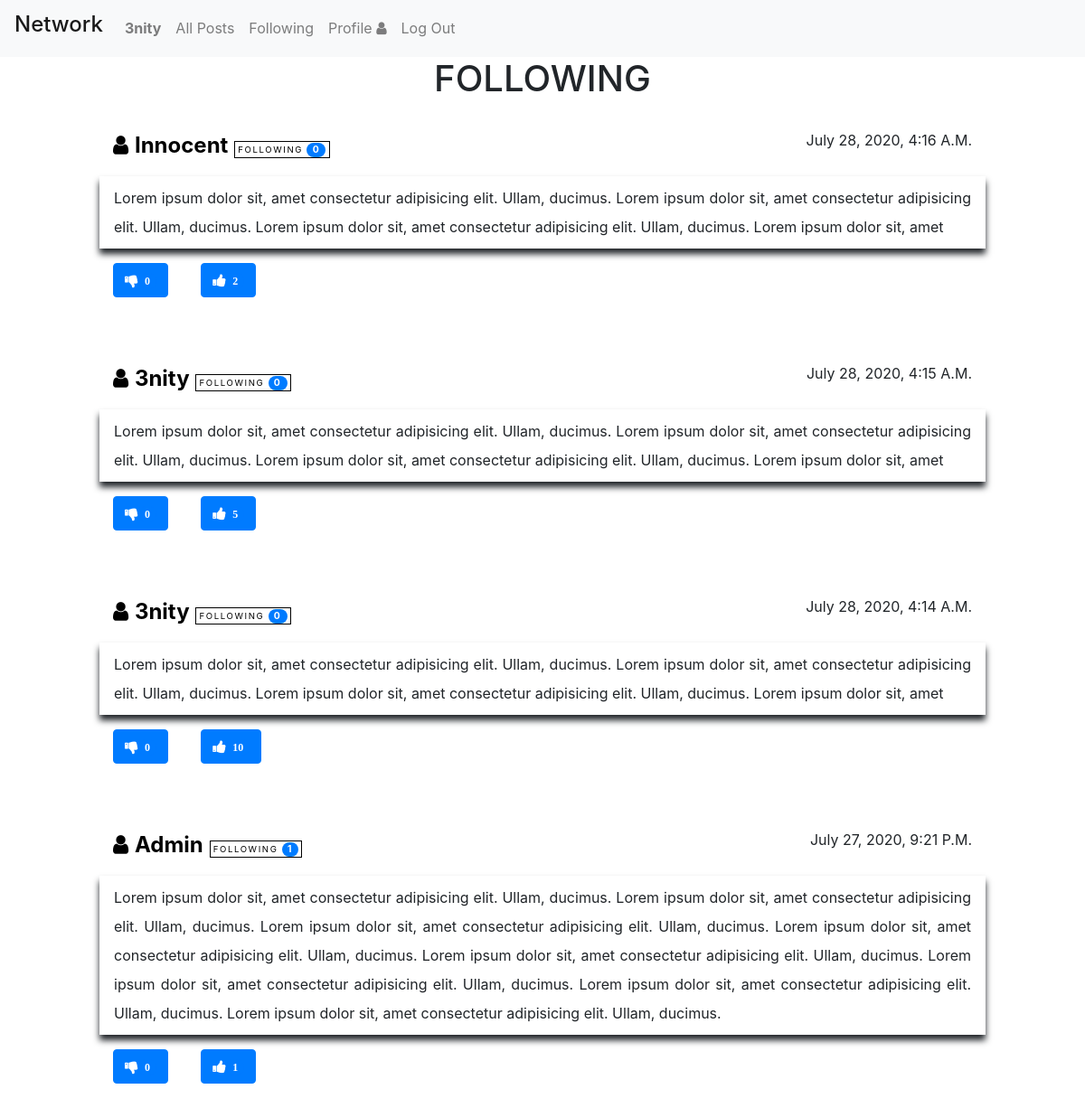
Page /following (signed in) on the earlier database version.
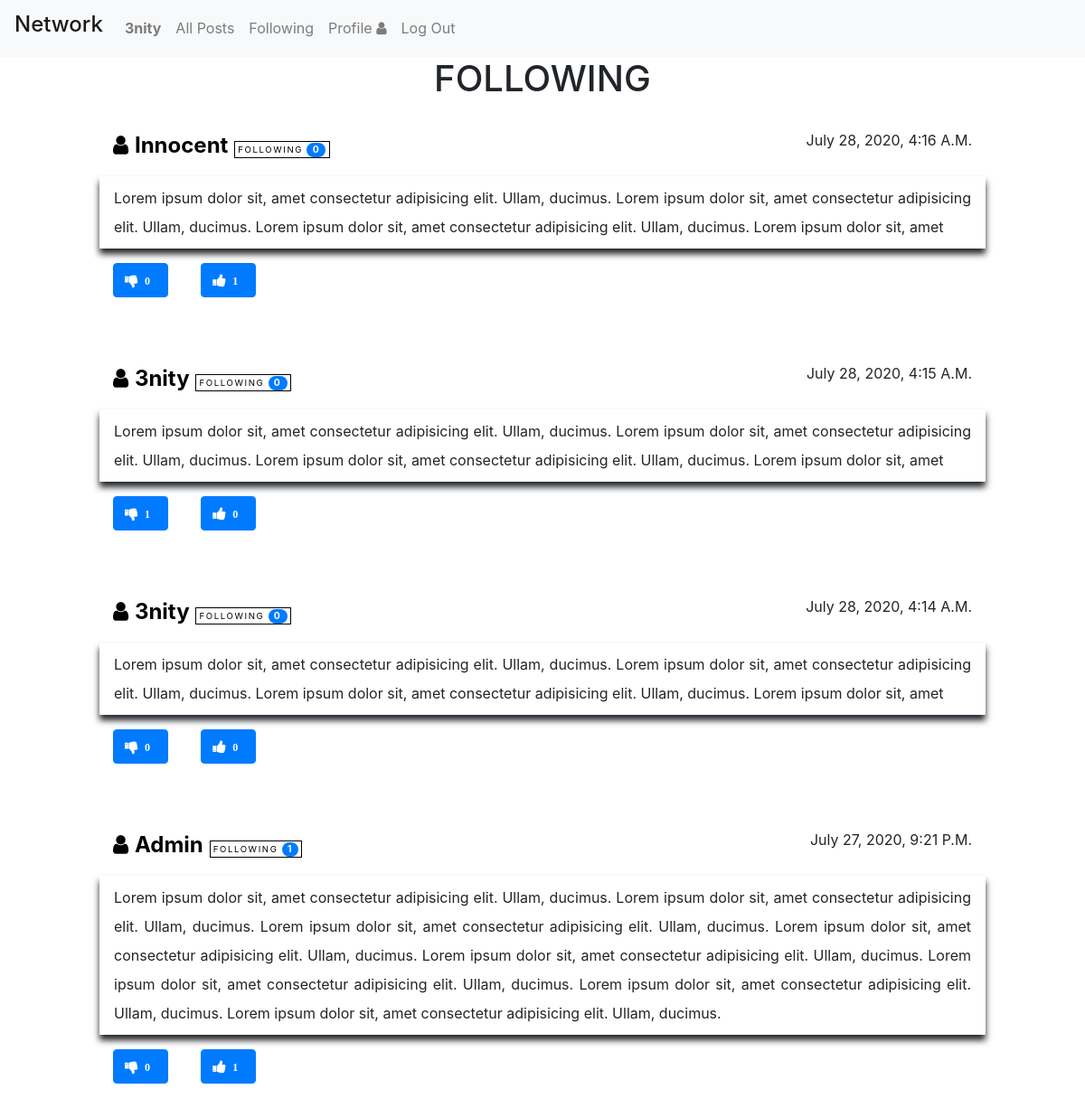
Same page on the later database version.
### network/models.py (models this page shows, shortened)
class Post(models.Model):
    user = models.ForeignKey("User", on_delete=models.CASCADE, related_name="post_author")
    body = models.TextField(blank=True)
    timestamp = models.DateTimeField(auto_now_add=True)
    totalLikes = models.IntegerField()
    totalDislikes = models.IntegerField()
    totalFollower = models.IntegerField()
    totalComment = models.IntegerField()

class User(AbstractUser):
    pass

### network/views.py (the view)
# urls.py: path("following", views.following, name="following")
def following(request):
    if request.user.is_authenticated:
        posts = Post.objects.filter().order_by('-pk')
        context = {'posts': posts}
        return render(request, "network/following.html", context)
    return HttpResponseRedirect(reverse("login"))

### network/templates/network/following.html (shortened to what this page needs)
{% extends "network/layout.html" %}
{% block body %}
<div class="container">
  <center>
    <h1>FOLLOWING</h1>
  </center>
  <br>
  <div class="container all-post-container">
    {% for post in posts %}
    <div class="row single-post">
      <a href="/profile/{{ post.user }}" style="color:black; text-decoration:none;" class="col-md-6">
        <span class="post-author">
          <i class="fa fa-user"></i>
          <span><b style="text-transform: capitalize; cursor: pointer;">{{ post.user }}</b></span>
        </span>
        <small class="follow-btn"><span>FOLLOWING</span>
          <span class="badge badge-pill badge-primary">{{ post.totalFollower }}</span>
        </small>
      </a>
      <div class="col-md-6 timestamp" style="text-transform: capitalize;">
        {{ post.timestamp }}
      </div>
      <br>
      <div class="col-12 post-body">
        {{ post.body }}
      </div>
      {% if user.is_authenticated %}
      <div class="col-9" id="{{ post.id }}">
        <div class="btn btn-primary vote-down" onclick="dislike('{{ post.id }}')">
          <i class="fa fa-thumbs-down"><span class="badge badge-pill badge-primary">{{ post.totalDislikes }}</span></i>
        </div>
        <div class="btn btn-primary vote-up" onclick="like('{{ post.id }}')">
          <i class="fa fa-thumbs-up"><span class="badge badge-pill badge-primary">{{ post.totalLikes }}</span></i>
        </div>
      </div>
      {% endif %}
    </div>
    <br>
    {% empty %}
    <div class="row">
      <center><h2>No Post Yet!</h2></center>
    </div>
    {% endfor %}
  </div>
  <br>
  <br>
  <br>
  <br>
</div>
{% endblock %}

Differences in the rows shown:
changed Post "July 28, 2020, 4:16 A.m.": totalLikes "2" → "1"
changed Post "July 28, 2020, 4:15 A.m.": totalDislikes "0" → "1"; totalLikes "5" → "0"
changed Post "July 28, 2020, 4:14 A.m.": totalLikes "10" → "0"
